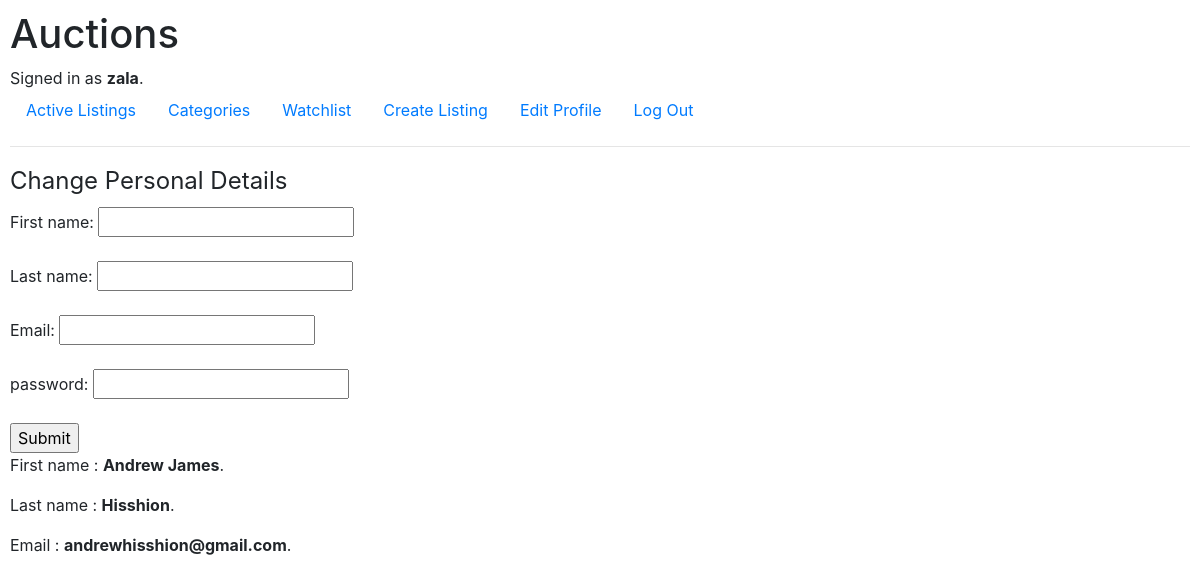
The page /edit_profile (signed in) on the database its author committed.
### auctions/models.py (models this page shows)
class User(AbstractUser):
    pass

### auctions/views.py (the view, shortened to what this page needs)
# urls.py: path("edit_profile", views.edit_profile, name="edit_profile"),
@login_required
def edit_profile(request):
    return render(request, "edit.html")

### auctions/templates/edit.html (shortened to what this page needs)
{% extends "layout.html" %}
{% block body %}
{% if user.is_authenticated %}
<form action="{% url 'edit_profile' %}" method="POST">
    <fieldset>
      <legend>Change Personal Details</legend>
<p>
        <label>First name: <input name="firstName" /></label>
      </p>
<p>
        <label>Last name: <input name="lastName" /></label>
      </p>
<p>
        <label>Email: <input name="email" /></label>
</p>
  <p>
    <label>password: <input name="password" /></label>
  </p>
      <input type="submit" name="submit" />
     </fieldset>
    </form>
    <div>
        {% if user.is_authenticated %}
        <p>
           First name :  <strong>{{ user.first_name }}</strong>.
        </p>
           <p>
           Last name :  <strong>{{ user.last_name }}</strong>.
        </p>
           <p>
           Email :  <strong>{{ user.email }}</strong>.
        </p>
        {% else %}
            Not signed in.
        {% endif %}
    </div>
    {% else %}
    Not signed in.
    {% endif %}
{% endblock %}

### auctions/templates/layout.html (shortened to what this page needs)
{% load static %}
<!DOCTYPE html>
<html lang="en">
    <head>
        <link rel="stylesheet" href="https://stackpath.bootstrapcdn.com/bootstrap/4.4.1/css/bootstrap.min.css">
        <link href="{% static 'auctions/styles.css' %}" rel="stylesheet">
    </head>
    <body>
        <h1>Auctions</h1>
        <div>
            {% if user.is_authenticated %}
                Signed in as <strong>{{ user.username }}</strong>.
            {% else %}
                Not signed in.
            {% endif %}
        </div>
        <ul class="nav">
            <li class="nav-item">
                <a class="nav-link" href="{% url 'index' %}">Active Listings</a>
            </li>
            <li class="nav-item">
                <a class="nav-link" href="{% url 'categories' %}">Categories</a>
            </li>
            {% if user.is_authenticated %}
                <li class="nav-item">
                    <a class="nav-link" href="{% url 'watchlist' %}">Watchlist</a>
                </li>
                <li class="nav-item">
                    <a class="nav-link" href="{% url 'createlisting' %}">Create Listing</a>
                </li>
                <li class="nav-item">
                    <a class="nav-link" href="{% url 'edit_profile' %}">Edit Profile</a>
                </li>
                <li class="nav-item">
                    <a class="nav-link" href="{% url 'logout' %}">Log Out</a>
                </li>
            {% endif %}
        </ul>
        <hr>
        {% block body %}
        {% endblock %}
    </body>
</html>

### auctions/static/auctions/styles.css (style rules this page uses)
body { padding: 10px; }
ul { list-style-type: none; }

### rows shown on the page
User: username "zala", first_name "Andrew James", last_name "Hisshion", email "andrewhisshion@gmail.com"
